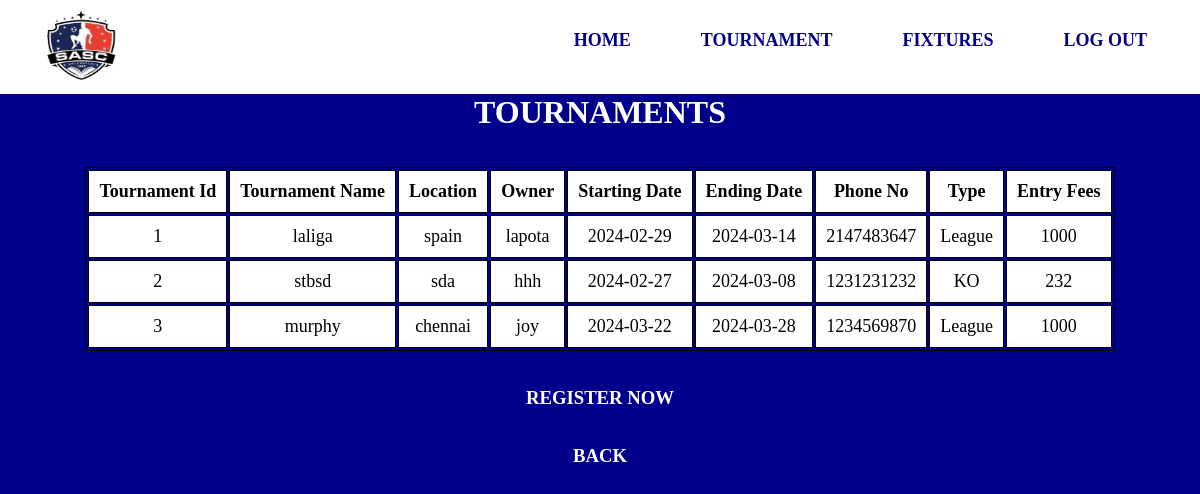
The page /display_tournament.php on the database its author committed.
### tables this page shows
CREATE TABLE `tournament` (
  `TID` int(22) NOT NULL,
  `TournamentName` varchar(30) NOT NULL,
  `Location` varchar(30) NOT NULL,
  `Owner` varchar(30) NOT NULL,
  `StartingDate` date NOT NULL,
  `EndingDate` date NOT NULL,
  `PhoneNo` int(33) NOT NULL,
  `Type` varchar(33) NOT NULL,
  `EntryFees` int(33) NOT NULL
);

### display_tournament.php (the view, shortened to what this page needs)
<?php
$conn = mysqli_connect('localhost','root','','fcms');
$sql = " SELECT * FROM tournament";
$result = $conn->query($sql);
?>
<!DOCTYPE html>
<html lang="en">
<head>
</head>
<body>
<nav>
<div class="logocontainer">
<img src="logo3.png">
</div>
            <ul>
            <li><a href="user_dashboard.php">Home</a></li>
                <li><a href="display_tournament.php">Tournament</a></li>
                <li><a href="display_fixtures.php">Fixtures</a></li>
                <li><a  href="user_login.php">Log Out</a></li>
            </ul>
        </nav>
    <section>
        <h1>TOURNAMENTS</h1>
        <br><br>
        <table>
            <tr>
                <th>Tournament Id</th>
                <th>Tournament Name</th>
                <th>Location</th>
                <th>Owner</th>
                <th>Starting Date</th>
                <th>Ending Date</th>
                <th>Phone No</th>
                <th>Type</th>
                <th>Entry Fees</th>
            </tr>
            <?php
                while($rows=$result->fetch_assoc())
                {
            ?>
            <tr>
                <td><?php echo $rows['TID'];?></td>
                <td><?php echo $rows['TournamentName'];?></td>
                <td><?php echo $rows['Location'];?></td>
                <td><?php echo $rows['Owner'];?></td>
                <td><?php echo $rows['StartingDate'];?></td>
                <td><?php echo $rows['EndingDate'];?></td>
                <td><?php echo $rows['PhoneNo'];?></td>
                <td><?php echo $rows['Type'];?></td>
                <td><?php echo $rows['EntryFees'];?></td>
            </tr>
            <?php
                }
            ?>
        </table>
    </section>
   <br><br>
    <h3 align="center"><a  href="tournament_register.php">REGISTER NOW</a></h3><br><br>
    <h3 align="center"><a href="user_dashboard.php">BACK</a></h3>
</body>
</html>

### display_tournament.php (style rules this page uses)
* { padding: 0; margin: 0; text-decoration: none; list-style: none; box-sizing: border-box; }
body { font-family: montserrat; background-color: darkblue; }
nav { background: white; width: 100%; display:flex; justify-content:space-between; }
.logocontainer { padding:10px 40px; }
nav img { width:80px; height:70px; }
nav ul { float: right; margin-right: 20px; }
nav ul li { display: inline-block; line-height: 80px; margin: 0 20px; }
nav ul li a { color: darkblue; font-family: agency fb; font-size: 18px; padding: 7px 13px; border-radius: 3px; text-transform: uppercase; font-weight: bold; }
h3 a { color:white; }
table { margin: 0 auto; font-size: large; border: 1px solid black; }
h1 { text-align: center; color: white; font-size: xx-large; font-family: 'agency fb'; }
td { background-color: #E4F5D4; border: 1px solid black; }
th, td { background-color: white; font-weight: bold; border: 1px solid black; padding: 10px; text-align: center; }
td { font-weight: lighter; }

### rows shown on the page
tournament: TID "1", TournamentName "laliga", Location "spain", Owner "lapota", StartingDate "2024-02-29", EndingDate "2024-03-14", PhoneNo "2147483647", Type "League", EntryFees "1000"
tournament: TID "2", TournamentName "stbsd", Location "sda", Owner "hhh", StartingDate "2024-02-27", EndingDate "2024-03-08", PhoneNo "1231231232", Type "KO", EntryFees "232"
tournament: TID "3", TournamentName "murphy", Location "chennai", Owner "joy", StartingDate "2024-03-22", EndingDate "2024-03-28", PhoneNo "1234569870", Type "League", EntryFees "1000"
